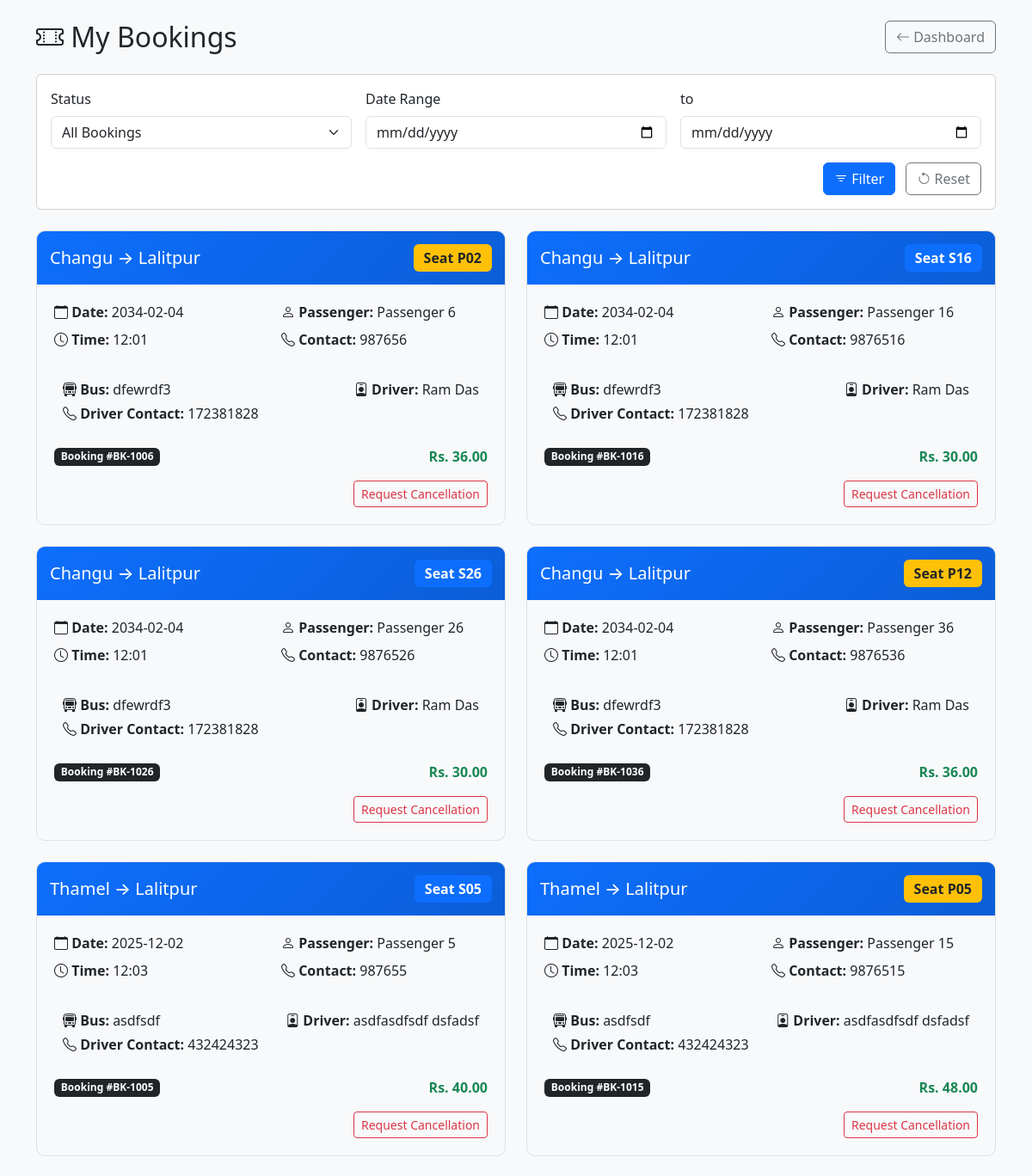
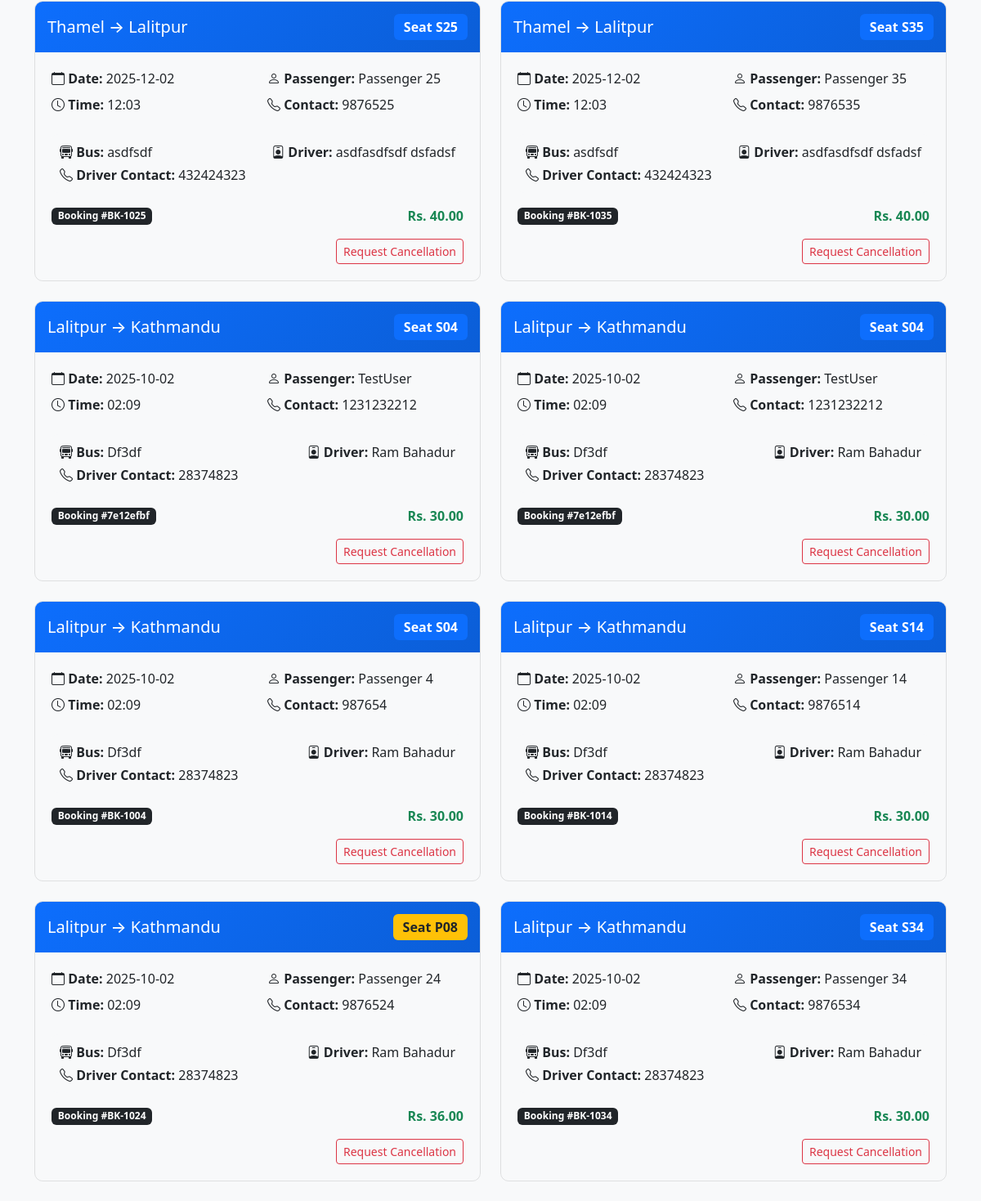
The app's page /my_bookings (signed in) with its own data (2 pictures, top to bottom).
### tables this page shows
CREATE TABLE bookings (
    id INTEGER PRIMARY KEY AUTOINCREMENT,
    passenger_name TEXT NOT NULL,
    contact TEXT NOT NULL,
    seat_number TEXT NOT NULL,
    booking_id TEXT NOT NULL
, route_id INTEGER, user_id INTEGER, payment_id INTEGER REFERENCES payments(id), status TEXT, booking_date TEXT);

CREATE TABLE routes (
    id INTEGER PRIMARY KEY AUTOINCREMENT,
    origin TEXT NOT NULL,
    destination TEXT NOT NULL,
    departure_time TEXT NOT NULL,
    date TEXT NOT NULL,
    price REAL NOT NULL
, bus_number TEXT, driver_name TEXT, driver_contact TEXT, total_seats INTEGER DEFAULT 30);

CREATE TABLE cancellation_requests (
    id INTEGER PRIMARY KEY AUTOINCREMENT,
    booking_id TEXT NOT NULL,
    user_id INTEGER NOT NULL,
    reason TEXT NOT NULL,
    status TEXT DEFAULT 'pending' CHECK(status IN ('pending', 'approved', 'rejected')),
    created_at TIMESTAMP DEFAULT CURRENT_TIMESTAMP,
    processed_at TIMESTAMP,
    FOREIGN KEY (user_id) REFERENCES users(id)
);

### app.py (the view)
@app.route('/my_bookings')
def user_bookings():
    if 'user_id' not in session:
        flash("Please log in to view your bookings.", "warning")
        return redirect(url_for('login'))
    user_id = session['user_id']
    conn = get_db()
    query = """
        SELECT b.*, r.origin, r.destination, r.date, r.departure_time, r.bus_number, r.driver_name, r.driver_contact, r.price, cr.status as cancellation_status
        FROM bookings b
        JOIN routes r ON b.route_id = r.id
        LEFT JOIN cancellation_requests cr ON b.booking_id = cr.booking_id
        WHERE b.user_id = ?
    """
    params = [user_id]
    conditions = []
    status = request.args.get('status')
    if status == 'upcoming':
        conditions.append("(r.date > DATE('now') OR (r.date = DATE('now') AND r.departure_time > TIME('now')))")
    elif status == 'past':
        conditions.append("(r.date < DATE('now') OR (r.date = DATE('now') AND r.departure_time < TIME('now')))")
    elif status == 'cancelled':
        conditions.append("cr.status = 'approved'")
    if request.args.get('date_from'):
        conditions.append("r.date >= ?")
        params.append(request.args.get('date_from'))
    if request.args.get('date_to'):
        conditions.append("r.date <= ?")
        params.append(request.args.get('date_to'))
    if conditions:
        query += " AND " + " AND ".join(conditions)
    query += " ORDER BY r.date DESC, r.departure_time DESC"
    bookings = conn.execute(query, params).fetchall()
    conn.close()
    return render_template('my_bookings.html', bookings=bookings)

### app.py (called while the page is built)
def get_db():
    conn = sqlite3.connect('database.db')
    conn.row_factory = sqlite3.Row
    return conn

### templates/my_bookings.html (shortened to what this page needs)
<!DOCTYPE html>
<html lang="en">
<head>
    <link href="https://cdn.jsdelivr.net/npm/bootstrap@5.3.0/dist/css/bootstrap.min.css" rel="stylesheet">
    <link rel="stylesheet" href="https://cdn.jsdelivr.net/npm/bootstrap-icons@1.10.0/font/bootstrap-icons.css">
</head>
<body class="bg-light">
    <div class="container py-4">
        <div class="d-flex justify-content-between align-items-center mb-4">
            <h2 class="mb-0">
                <i class="bi bi-ticket-perforated"></i> My Bookings
            </h2>
            <a href="{{ url_for('dashboard') }}" class="btn btn-outline-secondary">
                <i class="bi bi-arrow-left"></i> Dashboard
            </a>
        </div>
<div class="card mb-4">
    <div class="card-body">
        <form method="GET" action="{{ url_for('user_bookings') }}" class="row g-3">
            <div class="col-md-4">
                <label class="form-label">Status</label>
                <select name="status" class="form-select">
                    <option value="">All Bookings</option>
                </select>
            </div>
            <div class="col-md-4">
                <label class="form-label">Date Range</label>
                <input type="date" name="date_from" class="form-control" value="{{ request.args.get('date_from', '') }}">
            </div>
            <div class="col-md-4">
                <label class="form-label">to</label>
                <input type="date" name="date_to" class="form-control" value="{{ request.args.get('date_to', '') }}">
            </div>
            <div class="col-12 text-end">
                <button type="submit" class="btn btn-primary me-2">
                    <i class="bi bi-filter"></i> Filter
                </button>
                <a href="{{ url_for('user_bookings') }}" class="btn btn-outline-secondary">
                    <i class="bi bi-arrow-counterclockwise"></i> Reset
                </a>
            </div>
        </form>
    </div>
</div>
        {% if bookings %}
        <div class="row g-4">
            {% for booking in bookings %}
            <div class="col-md-6">
                <div class="ticket-card">
                    <div class="ticket-header">
                        <div class="d-flex justify-content-between align-items-center">
                            <h5 class="mb-0">{{ booking.origin }} → {{ booking.destination }}</h5>
                            <span class="badge {% if 'P' in booking.seat_number %}premium-seat{% else %}standard-seat{% endif %} seat-badge">
                                Seat {{ booking.seat_number }}
                            </span>
                        </div>
                    </div>
                    <div class="ticket-body">
                        <div class="row mb-3">
                            <div class="col-md-6">
                                <p class="mb-2"><i class="bi bi-calendar"></i> <strong>Date:</strong> {{ booking.date }}</p>
                                <p class="mb-2"><i class="bi bi-clock"></i> <strong>Time:</strong> {{ booking.departure_time }}</p>
                            </div>
                            <div class="col-md-6">
                                <p class="mb-2"><i class="bi bi-person"></i> <strong>Passenger:</strong> {{ booking.passenger_name }}</p>
                                <p class="mb-0"><i class="bi bi-telephone"></i> <strong>Contact:</strong> {{ booking.contact }}</p>
                            </div>
                        </div>
                        <div class="bus-info mb-3">
                            <div class="d-flex justify-content-between">
                                <p class="mb-1"><i class="bi bi-bus-front"></i> <strong>Bus:</strong> {{ booking.bus_number }}</p>
                                <p class="mb-1"><i class="bi bi-person-badge"></i> <strong>Driver:</strong> {{ booking.driver_name }}</p>
                            </div>
                            <p class="mb-0"><i class="bi bi-telephone"></i> <strong>Driver Contact:</strong> {{ booking.driver_contact }}</p>
                        </div>
                        <div class="d-flex justify-content-between align-items-center">
                            <span class="badge bg-dark">
                                Booking #{{ booking.booking_id }}
                            </span>
                            <span class="text-success fw-bold">
				Rs. {% if 'P' in booking.seat_number %}
        {{ "%.2f"|format((booking.price or 0) * 1.2) }}
    {% else %}
        {{ "%.2f"|format(booking.price or 0) }}
    {% endif %}
                            </span>
                        </div>
			<div class="d-flex justify-content-end mt-3">
        			<a href="{{ url_for('request_cancellation', booking_id=booking.booking_id) }}"
           			class="btn btn-sm btn-outline-danger">
           			Request Cancellation
        			</a>
    			</div>
                    </div>
                </div>
            </div>
            {% endfor %}
        </div>
        {% else %}
        <div class="alert alert-info text-center py-5">
            <h4><i class="bi bi-ticket"></i> No Bookings Found</h4>
            <p class="mb-0">You haven't made any bookings yet. <a href="{{ url_for('show_routes') }}">Book your first ticket now!</a></p>
        </div>
        {% endif %}
    </div>
</body>
</html>

### templates/my_bookings.html (style rules this page uses)
.ticket-card { border-radius: 10px; overflow: hidden; border: 1px solid rgba(0,0,0,0.1); transition: transform 0.3s; }
.ticket-header { background: linear-gradient(135deg, #0d6efd, #0b5ed7); color: white; padding: 15px; }
.ticket-body { padding: 20px; }
.seat-badge { font-size: 1rem; padding: 8px 12px; }
.standard-seat { background-color: #0d6efd; }
.premium-seat { background-color: #ffc107; color: #212529; }
.bus-info { background-color: #f8f9fa; border-radius: 8px; padding: 10px; }

### records on screen
bookings: origin "Changu", destination "Lalitpur", seat_number "P02", date "2034-02-04", departure_time "12:01", passenger_name "Passenger 6", contact "987656", bus_number "dfewrdf3", driver_name "Ram Das", driver_contact "172381828", booking_id "BK-1006"
routes: (booking.priceor0)*1.2 "36.00", price "30.00"
bookings: origin "Changu", destination "Lalitpur", seat_number "S16", date "2034-02-04", departure_time "12:01", passenger_name "Passenger 16", contact "9876516", bus_number "dfewrdf3", driver_name "Ram Das", driver_contact "172381828", booking_id "BK-1016"
bookings: origin "Changu", destination "Lalitpur", seat_number "S26", date "2034-02-04", departure_time "12:01", passenger_name "Passenger 26", contact "9876526", bus_number "dfewrdf3", driver_name "Ram Das", driver_contact "172381828", booking_id "BK-1026"
bookings: origin "Changu", destination "Lalitpur", seat_number "P12", date "2034-02-04", departure_time "12:01", passenger_name "Passenger 36", contact "9876536", bus_number "dfewrdf3", driver_name "Ram Das", driver_contact "172381828", booking_id "BK-1036"
bookings: origin "Thamel", destination "Lalitpur", seat_number "S05", date "2025-12-02", departure_time "12:03", passenger_name "Passenger 5", contact "987655", bus_number "asdfsdf", driver_name "asdfasdfsdf dsfadsf", driver_contact "432424323", booking_id "BK-1005"
routes: price "40.00", (booking.priceor0)*1.2 "48.00"
bookings: origin "Thamel", destination "Lalitpur", seat_number "P05", date "2025-12-02", departure_time "12:03", passenger_name "Passenger 15", contact "9876515", bus_number "asdfsdf", driver_name "asdfasdfsdf dsfadsf", driver_contact "432424323", booking_id "BK-1015"
bookings: origin "Thamel", destination "Lalitpur", seat_number "S25", date "2025-12-02", departure_time "12:03", passenger_name "Passenger 25", contact "9876525", bus_number "asdfsdf", driver_name "asdfasdfsdf dsfadsf", driver_contact "432424323", booking_id "BK-1025"
bookings: origin "Thamel", destination "Lalitpur", seat_number "S35", date "2025-12-02", departure_time "12:03", passenger_name "Passenger 35", contact "9876535", bus_number "asdfsdf", driver_name "asdfasdfsdf dsfadsf", driver_contact "432424323", booking_id "BK-1035"
cancellation_requests: origin "Lalitpur", destination "Kathmandu", seat_number "S04", date "2025-10-02", departure_time "02:09", passenger_name "TestUser", contact "1231232212", bus_number "Df3df", driver_name "Ram Bahadur", driver_contact "28374823", booking_id "7e12efbf"
routes: price "30.00", (booking.priceor0)*1.2 "36.00"
cancellation_requests: origin "Lalitpur", destination "Kathmandu", seat_number "S04", date "2025-10-02", departure_time "02:09", passenger_name "TestUser", contact "1231232212", bus_number "Df3df", driver_name "Ram Bahadur", driver_contact "28374823", booking_id "7e12efbf"
bookings: origin "Lalitpur", destination "Kathmandu", seat_number "S04", date "2025-10-02", departure_time "02:09", passenger_name "Passenger 4", contact "987654", bus_number "Df3df", driver_name "Ram Bahadur", driver_contact "28374823", booking_id "BK-1004"
bookings: origin "Lalitpur", destination "Kathmandu", seat_number "S14", date "2025-10-02", departure_time "02:09", passenger_name "Passenger 14", contact "9876514", bus_number "Df3df", driver_name "Ram Bahadur", driver_contact "28374823", booking_id "BK-1014"
bookings: origin "Lalitpur", destination "Kathmandu", seat_number "P08", date "2025-10-02", departure_time "02:09", passenger_name "Passenger 24", contact "9876524", bus_number "Df3df", driver_name "Ram Bahadur", driver_contact "28374823", booking_id "BK-1024"
bookings: origin "Lalitpur", destination "Kathmandu", seat_number "S34", date "2025-10-02", departure_time "02:09", passenger_name "Passenger 34", contact "9876534", bus_number "Df3df", driver_name "Ram Bahadur", driver_contact "28374823", booking_id "BK-1034"
